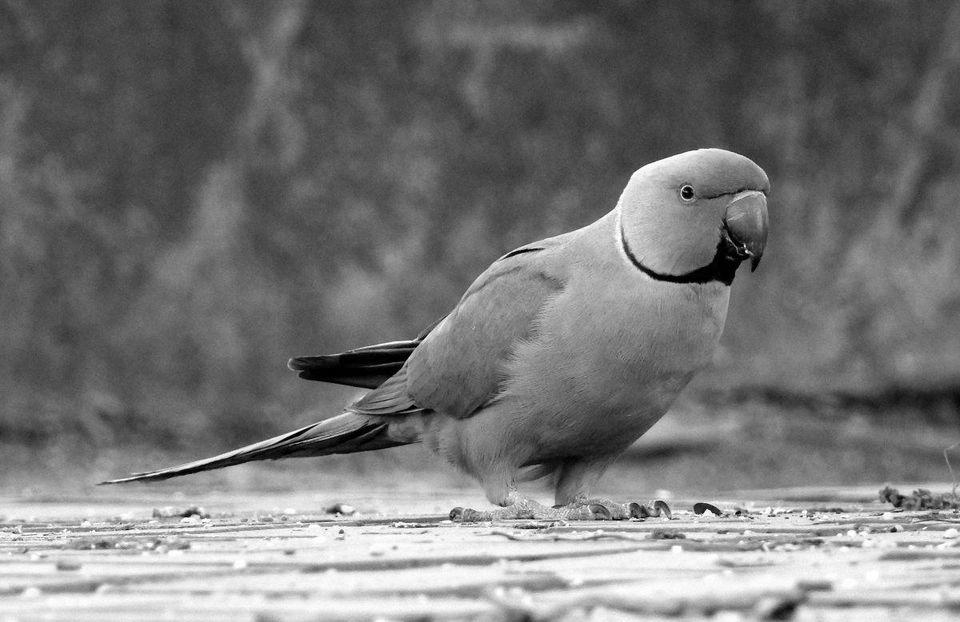
#> input picture images/bwparrot.jpg, 960 x 622 px
$ python palettegenerator.py bwparrot.jpg
#> lines starting #> are read from the running program, lines starting #| are printed output that depends on the picture
from PIL import Image
import math
import sys
import colorsys

def call(x):
    return (x[2], x[0], x[1])

def valRGB(x):
    return math.sqrt(x[0] ** 2 + x[1] ** 2 + x[2]**2)

def step (r,g,b, repetitions=1):
    lum = math.sqrt( .241 * r + .691 * g + .068 * b )

    h, s, v = colorsys.rgb_to_hsv(r,g,b)

    h2 = int(h * repetitions)
    lum2 = int(lum * repetitions)
    v2 = int(v * repetitions)

    if h2 % 2 == 1:
        v2 = repetitions - v2
        lum = repetitions - lum

    return (h2, lum, v2)


def lum (r,g,b):
	return math.sqrt( .241 * r + .691 * g + .068 * b )

im = Image.open('random.png' if len(sys.argv) < 2 else sys.argv[1])
#> im is the input picture: PIL image 960x622 RGB; min 0, max 255, mean 118
pix = im.load()

colorDict = {}

for w in range(0, im.size[0]):
    for h in range(0, im.size[1]):
        colorDict[pix[w,h]] = 0

print(len(colorDict))
#| 256

WIDTH = int(math.sqrt(len(colorDict)) + 1)
#> WIDTH = 17
newImg = Image.new('RGB', (WIDTH, WIDTH), color=(255, 255, 255)) #Can be changed to RGBA
#> newImg: PIL image 17x17 RGB; every value is 255
newPix = newImg.load()

colorLst = list(colorDict.keys())


#colorLst.sort(key=lambda rgb: colorsys.rgb_to_hsv(*rgb) )
colorLst.sort(key=lambda rgb: lum(*rgb)	) #luminosity sorting
#colorLst.sort(key=lambda (r,g,b): step(r,g,b,8)	)
#colorLst.sort(key=valRGB)

#TODO:sort colors
#   save in dict the hex of color as key then sort keys

i = 0
for w in range(0, newImg.size[0]):
    for h in range(0, newImg.size[1]):
        if i < len(colorLst):
            newPix[h,w] = colorLst[i]
        else:
            newPix[h,w] = (255, 0, 255)#if 'RGBA' : (0,0,0,0)
        i = i + 1
#> after the loop, i = 289


##im.show()
##im.save('hcparrot.jpg')
newImg.save("palette.png")
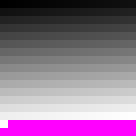
#> saved as palette.png: PIL image 17x17 RGB (shown 8 times larger); mean R, G, B 142.1, 112.9, 142.1
